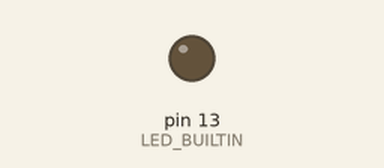
Bench run of a sketch on a simulated Arduino Uno, built with avr-gcc and run on an emulated ATmega328P. Parts: output pins drawn as LEDs (lit = HIGH).

Above: at 0.05 s.
At 2.55 s:
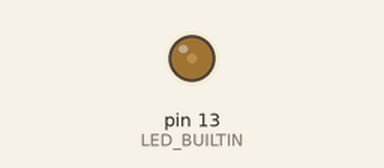
At 5.05 s:
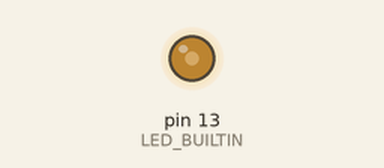
At 10.05 s:
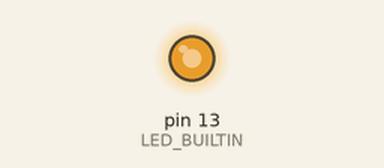
Timing chart, 0 to 14.3 s (numbered marks = the images above):
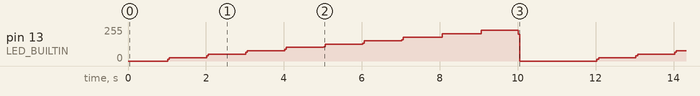

The sketch:

garadually.ino
```cpp
// 徐々に明るく光らせる
// 一秒ごとにリセット

void setup() {
  pinMode(LED_BUILTIN, OUTPUT);
}

void loop() {
  for (int i = 0; i < 10; i++) {
    for (int j = 0; j < 100; j++) {
      digitalWrite(LED_BUILTIN, HIGH);
      delay(i);
      digitalWrite(LED_BUILTIN, LOW);
      delay(10 - i);
    }
  }
  delay(1000);

}
```

Measured:
- by itself, pin 13 (LED_BUILTIN): repeats every 11.0 s: 26/255 0.96 s, 38/255 0.04 s, 51/255 0.96 s, 64/255 0.04 s, 77/255 0.96 s, 88/255 0.04 s, 102/255 0.96 s, 108/255 0.04 s, 127/255 0.96 s, 134/255 0.04 s, 153/255 0.96 s, 160/255 0.04 s, 179/255 1.0 s, 204/255 1.0 s, 229/255 0.96 s, 202/255 0.04 s, 0/255 2.0 s, 13/255 0.04 s
